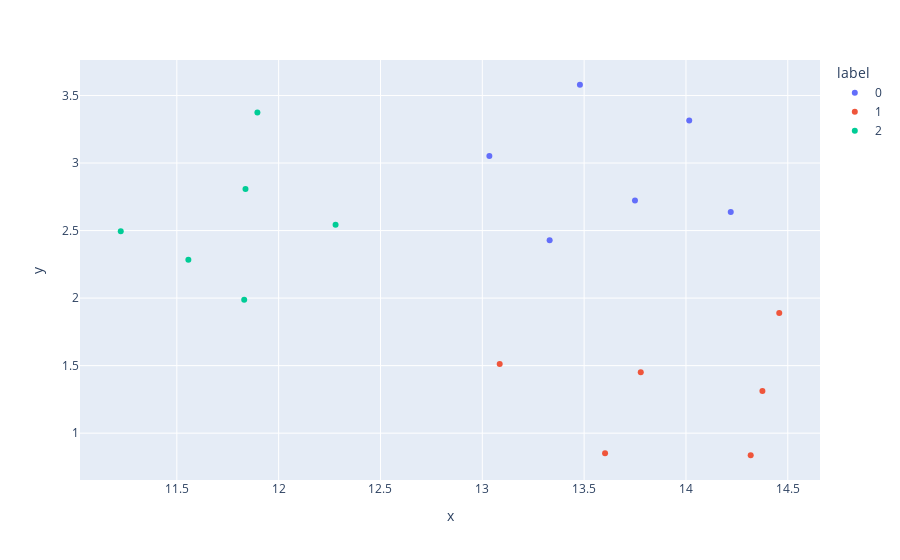

Notebook code cell kept with this figure:
### Code cell
# Q4.1 - Run the code below
#      - Are the clusters what you expect?
#      - Are similar words within clusters close to each other?

words = ['siamese', 'persian', 'labrador', 'poodle', 'cheetah', 'lion',
         'black', 'white', 'orange', 'yellow', 'red', 'purple',
         'sad', 'unhappy', 'joyful', 'happy', 'angry', 'furious']
labels = [str(i//6) for i in range(len(words))]
plot_words(words, word_vectors, labels)

### Figure 1 — Plotly figure (JSON) as saved in the notebook; plotly's stock layout.template omitted (floating-point values rounded to 4 significant figures)
{"data": [{"customdata": [["siamese"], ["persian"], ["labrador"], ["poodle"], ["cheetah"], ["lion"]], "hoverlabel": {"namelength": 0}, "hovertemplate": "label=0<br>x=%{x}<br>y=%{y}<br>word=%{customdata[0]}", "legendgroup": "0", "marker": {"color": "#636efa", "symbol": "circle"}, "mode": "markers", "name": "0", "showlegend": true, "type": "scatter", "x": [14.22, 13.75, 13.33, 13.03, 14.02, 13.48], "xaxis": "x", "y": [2.638, 2.722, 2.428, 3.052, 3.315, 3.58], "yaxis": "y"}, {"customdata": [["black"], ["white"], ["orange"], ["yellow"], ["red"], ["purple"]], "hoverlabel": {"namelength": 0}, "hovertemplate": "label=1<br>x=%{x}<br>y=%{y}<br>word=%{customdata[0]}", "legendgroup": "1", "marker": {"color": "#EF553B", "symbol": "circle"}, "mode": "markers", "name": "1", "showlegend": true, "type": "scatter", "x": [13.09, 14.46, 14.32, 14.38, 13.6, 13.78], "xaxis": "x", "y": [1.513, 1.89, 0.8365, 1.313, 0.8506, 1.451], "yaxis": "y"}, {"customdata": [["sad"], ["unhappy"], ["joyful"], ["happy"], ["angry"], ["furious"]], "hoverlabel": {"namelength": 0}, "hovertemplate": "label=2<br>x=%{x}<br>y=%{y}<br>word=%{customdata[0]}", "legendgroup": "2", "marker": {"color": "#00cc96", "symbol": "circle"}, "mode": "markers", "name": "2", "showlegend": true, "type": "scatter", "x": [12.28, 11.83, 11.9, 11.84, 11.56, 11.22], "xaxis": "x", "y": [2.543, 1.987, 3.375, 2.808, 2.283, 2.495], "yaxis": "y"}], "layout": {"legend": {"title": {"text": "label"}, "tracegroupgap": 0}, "margin": {"t": 60}, "xaxis": {"anchor": "y", "domain": [0, 1], "title": {"text": "x"}}, "yaxis": {"anchor": "x", "domain": [0, 1], "title": {"text": "y"}}}}
